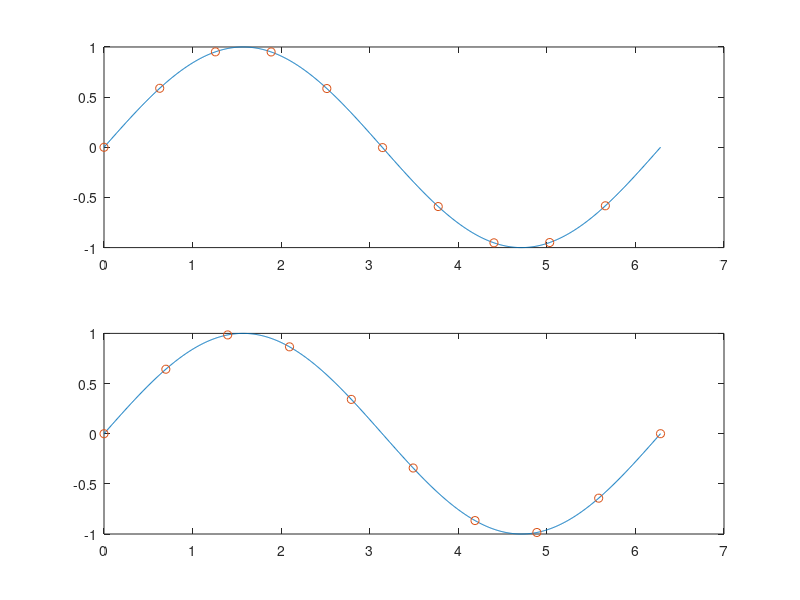

This figure's MATLAB source:
function curve

t = linspace(0 , 2*pi , 1000) ;
y = sin(t) ;

subplot(2,1,1)
plot(t , y)
hold on
num = 1:100:length(t) ;
t2 = t(num)
y2 = y(num) ;
plot(t2 , y2, 'o')

subplot(2,1,2)
plot(t , y)
hold on
t3 = linspace(0 , 2*pi , 10) ;
y3 = sin(t3) ;
plot(t3,y3,'o')
